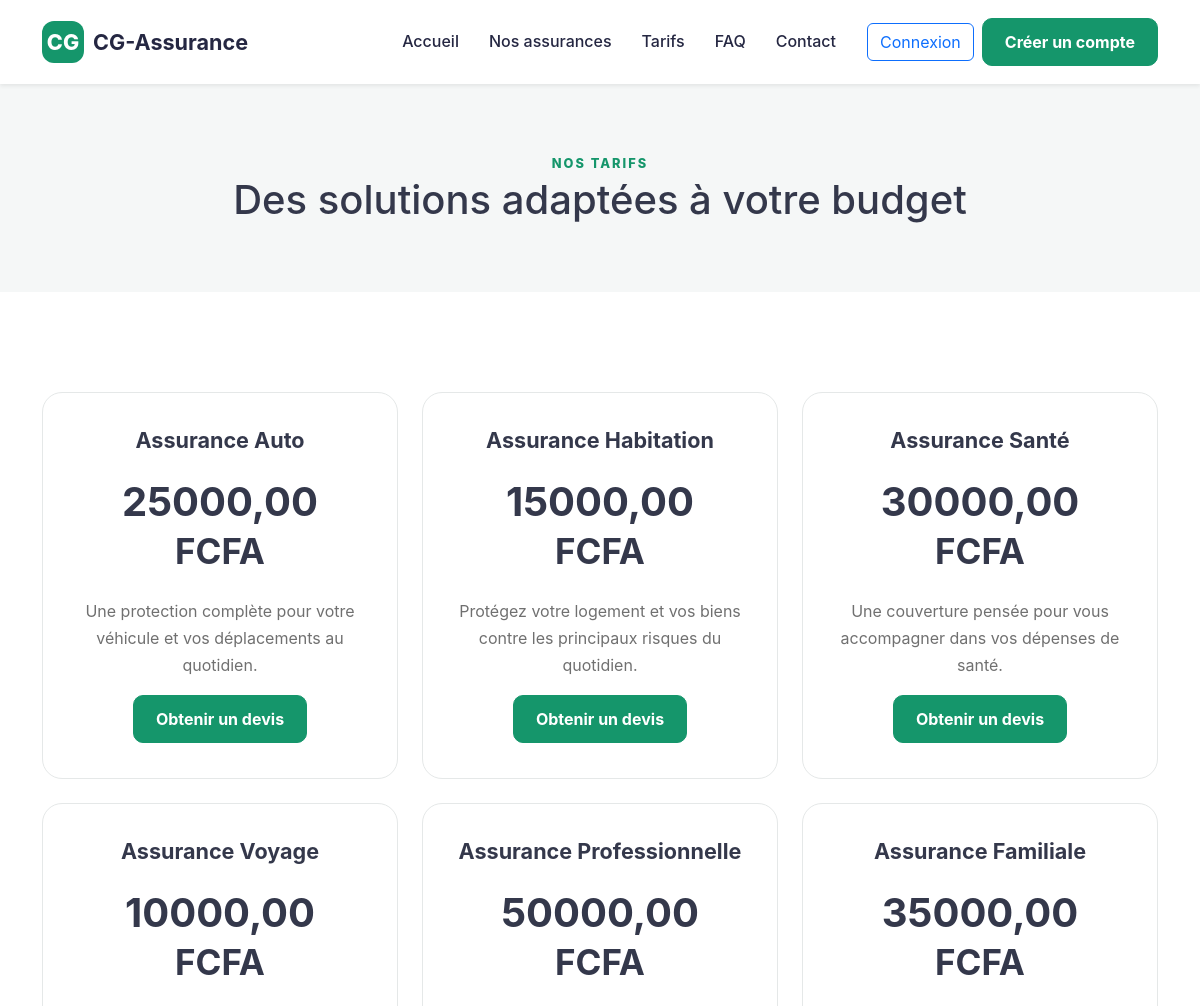
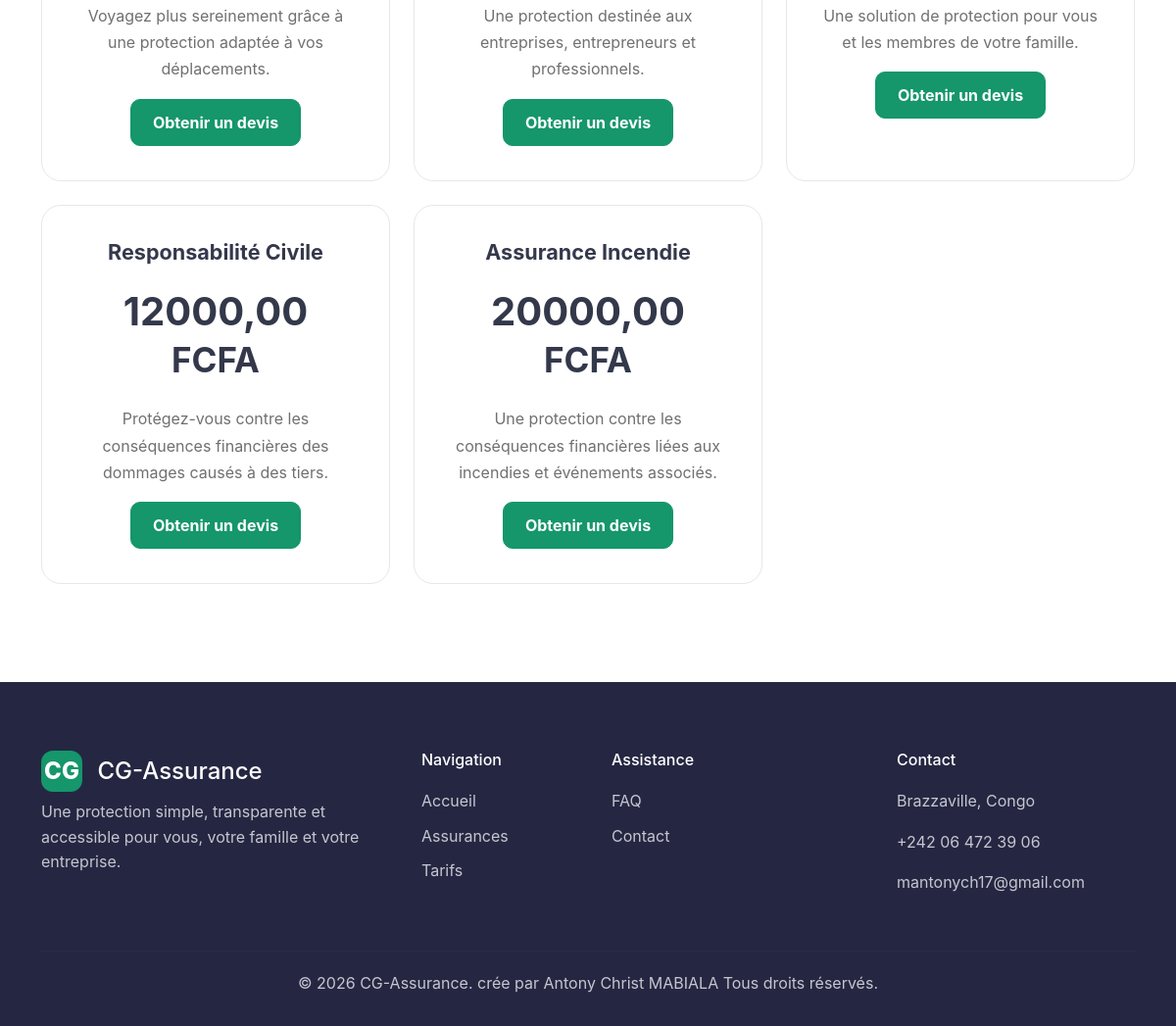
Page /tarifs/ on the committed database (2 pictures, top to bottom).
### assurance/models.py (models this page shows, shortened)
class InsuranceProduct(models.Model):
    TYPE_CHOICES = [
        ("auto", "Assurance automobile"),
        ("health", "Assurance santé"),
        ("home", "Assurance habitation"),
        ("travel", "Assurance voyage"),
        ("life", "Assurance vie"),
        ("business", "Assurance entreprise"),
    ]
    name = models.CharField(max_length=150)
    slug = models.SlugField(
        unique=True
    )
    type = models.CharField(
        max_length=30,
        choices=TYPE_CHOICES
    )
    description = models.TextField()
    price = models.DecimalField(
        max_digits=12,
        decimal_places=2
    )
    coverage = models.TextField(
        help_text="Une garantie par ligne."
    )
    active = models.BooleanField(
        default=True
    )
    created_at = models.DateTimeField(
        auto_now_add=True
    )

### assurance/views.py (the view)
def pricing(request):
    products = InsuranceProduct.objects.filter(
        active=True
    )
    return render(
        request,
        "pricing.html",
        {
            "products": products
        }
    )

### assurance/templates/pricing.html (shortened to what this page needs)
{% extends "base.html" %}
{% block content %}
<section class="dashboard-header text-center">
    <div class="container">
        <span class="section-label">
            NOS TARIFS
        </span>
        <h1>
            Des solutions adaptées à votre budget
        </h1>
    </div>
</section>
<section class="section">
    <div class="container">
        <div class="row g-4">
            {% for product in products %}
            <div class="col-lg-4">
                <div class="insurance-card text-center">
                    <h3>
                        {{ product.name }}
                    </h3>
                    <div class="display-6 fw-bold my-4">
                        {{ product.price }}
                        <small>
                            FCFA
                        </small>
                    </div>
                    <p>
                        {{ product.description }}
                    </p>
                    <a
                        href="{% url 'quote_create' %}"
                        class="btn btn-primary-custom"
                    >
                        Obtenir un devis
                    </a>
                </div>
            </div>
            {% endfor %}
        </div>
    </div>
</section>
{% endblock %}

### assurance/static/assurance/css/style.css (style rules this page uses)
:root { --primary: #15966b; --primary-dark: #0d7653; --primary-light: #eaf7f2; --coral: #fc6a55; --dark: #252742; --dark-soft: #42465d; --text: #34384b; --text-muted: #6f7484; --light: #f5f7f7; --white: #ffffff; --border: #e5e8e8; --border-dark: #d5dadd; --danger: #dc3545; --danger-light: #fff1f2; --success: #198754; --shadow-sm: 0 5px 20px rgba(0, 0, 0, 0.05); --shadow-md: 0 15px 40px rgba(0, 0, 0, 0.08); --shadow-lg: 0 25px 70px rgba(0, 0, 0, 0.10); --radius-sm: 10px; --radius-md: 16px; --radius-lg: 22px; --radius-xl: 30px; }
*, *::before, *::after { box-sizing: border-box; }
html { scroll-behavior: smooth; }
body { margin: 0; padding: 0; font-family: Inter, -apple-system, BlinkMacSystemFont, "Segoe UI", Roboto, Arial, sans-serif; color: var(--text); background: var(--white); line-height: 1.6; }
a { transition: all 0.2s ease; }
.btn-primary-custom { display: inline-flex; align-items: center; justify-content: center; gap: 8px; min-height: 46px; padding: 11px 22px; background: var(--primary); border: 1px solid var(--primary); color: var(--white); border-radius: var(--radius-sm); font-weight: 700; text-decoration: none; cursor: pointer; transition: all 0.2s ease; }
.section { padding: 100px 0; }
.section-heading span, .section-label { color: var(--primary); font-size: 0.8rem; font-weight: 800; letter-spacing: 2px; text-transform: uppercase; }
.insurance-card { height: 100%; padding: 35px; background: var(--white); border: 1px solid var(--border); border-radius: 20px; transition: all 0.25s ease; }
.insurance-card h3 { font-size: 1.35rem; font-weight: 750; }
.insurance-card p { color: #707070; line-height: 1.7; }
.dashboard-header { padding: 150px 0 60px; background: var(--light); }

### rows in the picture
InsuranceProduct: name "Assurance Auto", price "25000,00", description "Une protection complète pour votre véhicule et vos déplacements au quotidien."
InsuranceProduct: name "Assurance Habitation", price "15000,00", description "Protégez votre logement et vos biens contre les principaux risques du quotidien."
InsuranceProduct: name "Assurance Santé", price "30000,00", description "Une couverture pensée pour vous accompagner dans vos dépenses de santé."
InsuranceProduct: name "Assurance Voyage", price "10000,00", description "Voyagez plus sereinement grâce à une protection adaptée à vos déplacements."
InsuranceProduct: name "Assurance Professionnelle", price "50000,00", description "Une protection destinée aux entreprises, entrepreneurs et professionnels."
InsuranceProduct: name "Assurance Familiale", price "35000,00", description "Une solution de protection pour vous et les membres de votre famille."
InsuranceProduct: name "Responsabilité Civile", price "12000,00", description "Protégez-vous contre les conséquences financières des dommages causés à des tiers."
InsuranceProduct: name "Assurance Incendie", price "20000,00", description "Une protection contre les conséquences financières liées aux incendies et événements associés."
